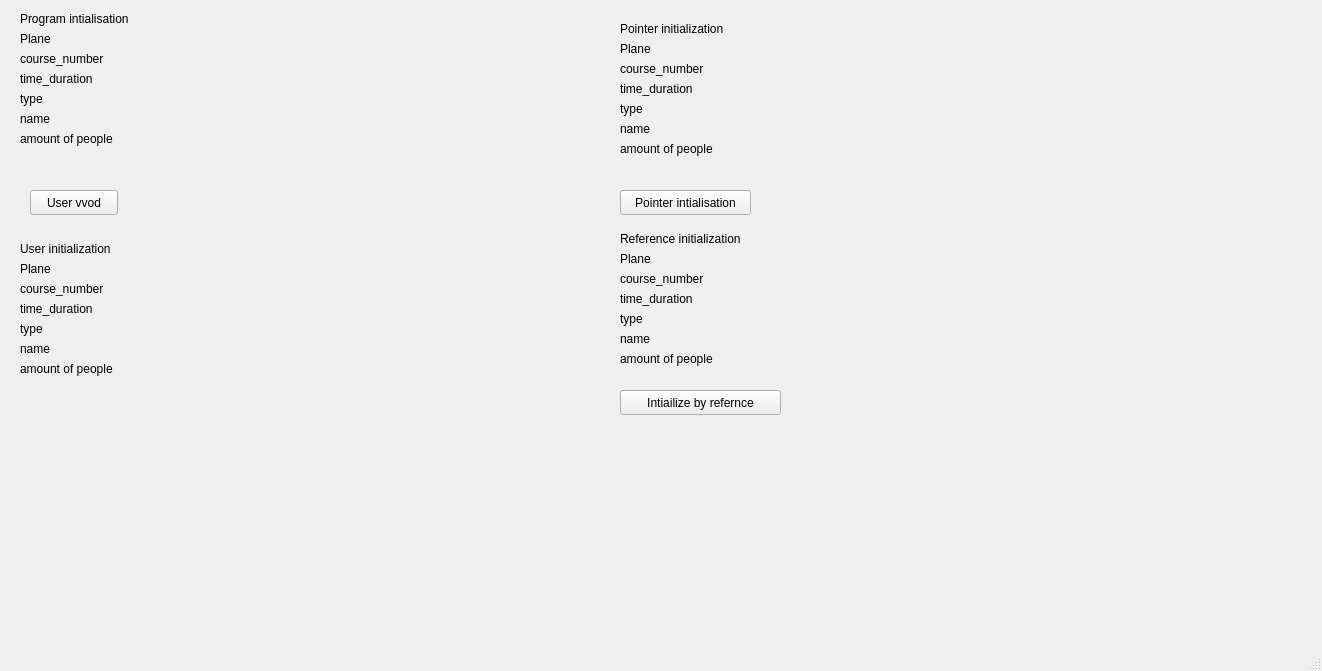
<?xml version="1.0" encoding="UTF-8"?>
<ui version="4.0">
 <class>MainWindow</class>
 <widget class="QMainWindow" name="MainWindow">
  <property name="geometry">
   <rect>
    <x>0</x>
    <y>0</y>
    <width>1322</width>
    <height>671</height>
   </rect>
  </property>
  <property name="windowTitle">
   <string>MainWindow</string>
  </property>
  <widget class="QWidget" name="centralwidget">
   <widget class="QLabel" name="label">
    <property name="geometry">
     <rect>
      <x>20</x>
      <y>30</y>
      <width>66</width>
      <height>17</height>
     </rect>
    </property>
    <property name="text">
     <string>Plane</string>
    </property>
   </widget>
   <widget class="QLabel" name="label_2">
    <property name="geometry">
     <rect>
      <x>20</x>
      <y>10</y>
      <width>141</width>
      <height>17</height>
     </rect>
    </property>
    <property name="text">
     <string>Program intialisation</string>
    </property>
   </widget>
   <widget class="QLabel" name="label_3">
    <property name="geometry">
     <rect>
      <x>20</x>
      <y>50</y>
      <width>131</width>
      <height>17</height>
     </rect>
    </property>
    <property name="text">
     <string>course_number</string>
    </property>
   </widget>
   <widget class="QLabel" name="label_4">
    <property name="geometry">
     <rect>
      <x>20</x>
      <y>70</y>
      <width>101</width>
      <height>17</height>
     </rect>
    </property>
    <property name="text">
     <string>time_duration</string>
    </property>
   </widget>
   <widget class="QLabel" name="label_5">
    <property name="geometry">
     <rect>
      <x>20</x>
      <y>90</y>
      <width>66</width>
      <height>17</height>
     </rect>
    </property>
    <property name="text">
     <string>type</string>
    </property>
   </widget>
   <widget class="QLabel" name="label_6">
    <property name="geometry">
     <rect>
      <x>20</x>
      <y>110</y>
      <width>66</width>
      <height>17</height>
     </rect>
    </property>
    <property name="text">
     <string>name</string>
    </property>
   </widget>
   <widget class="QLabel" name="label_7">
    <property name="geometry">
     <rect>
      <x>20</x>
      <y>130</y>
      <width>131</width>
      <height>17</height>
     </rect>
    </property>
    <property name="text">
     <string>amount of people</string>
    </property>
   </widget>
   <widget class="QPushButton" name="pushButton">
    <property name="geometry">
     <rect>
      <x>30</x>
      <y>190</y>
      <width>88</width>
      <height>25</height>
     </rect>
    </property>
    <property name="text">
     <string>User vvod</string>
    </property>
   </widget>
   <widget class="QLabel" name="label_8">
    <property name="geometry">
     <rect>
      <x>160</x>
      <y>50</y>
      <width>421</width>
      <height>91</height>
     </rect>
    </property>
    <property name="text">
     <string/>
    </property>
   </widget>
   <widget class="QLabel" name="label_9">
    <property name="geometry">
     <rect>
      <x>20</x>
      <y>240</y>
      <width>141</width>
      <height>17</height>
     </rect>
    </property>
    <property name="text">
     <string>User initialization</string>
    </property>
   </widget>
   <widget class="QLabel" name="label_10">
    <property name="geometry">
     <rect>
      <x>20</x>
      <y>340</y>
      <width>66</width>
      <height>17</height>
     </rect>
    </property>
    <property name="text">
     <string>name</string>
    </property>
   </widget>
   <widget class="QLabel" name="label_11">
    <property name="geometry">
     <rect>
      <x>20</x>
      <y>360</y>
      <width>131</width>
      <height>17</height>
     </rect>
    </property>
    <property name="text">
     <string>amount of people</string>
    </property>
   </widget>
   <widget class="QLabel" name="label_12">
    <property name="geometry">
     <rect>
      <x>20</x>
      <y>300</y>
      <width>101</width>
      <height>17</height>
     </rect>
    </property>
    <property name="text">
     <string>time_duration</string>
    </property>
   </widget>
   <widget class="QLabel" name="label_13">
    <property name="geometry">
     <rect>
      <x>20</x>
      <y>280</y>
      <width>131</width>
      <height>17</height>
     </rect>
    </property>
    <property name="text">
     <string>course_number</string>
    </property>
   </widget>
   <widget class="QLabel" name="label_14">
    <property name="geometry">
     <rect>
      <x>20</x>
      <y>320</y>
      <width>66</width>
      <height>17</height>
     </rect>
    </property>
    <property name="text">
     <string>type</string>
    </property>
   </widget>
   <widget class="QLabel" name="label_15">
    <property name="geometry">
     <rect>
      <x>20</x>
      <y>260</y>
      <width>66</width>
      <height>17</height>
     </rect>
    </property>
    <property name="text">
     <string>Plane</string>
    </property>
   </widget>
   <widget class="QLabel" name="label_16">
    <property name="geometry">
     <rect>
      <x>190</x>
      <y>240</y>
      <width>441</width>
      <height>131</height>
     </rect>
    </property>
    <property name="text">
     <string/>
    </property>
   </widget>
   <widget class="QLabel" name="label_17">
    <property name="geometry">
     <rect>
      <x>620</x>
      <y>60</y>
      <width>131</width>
      <height>17</height>
     </rect>
    </property>
    <property name="text">
     <string>course_number</string>
    </property>
   </widget>
   <widget class="QLabel" name="label_18">
    <property name="geometry">
     <rect>
      <x>620</x>
      <y>140</y>
      <width>131</width>
      <height>17</height>
     </rect>
    </property>
    <property name="text">
     <string>amount of people</string>
    </property>
   </widget>
   <widget class="QLabel" name="label_19">
    <property name="geometry">
     <rect>
      <x>620</x>
      <y>20</y>
      <width>141</width>
      <height>17</height>
     </rect>
    </property>
    <property name="text">
     <string>Pointer initialization</string>
    </property>
   </widget>
   <widget class="QLabel" name="label_20">
    <property name="geometry">
     <rect>
      <x>620</x>
      <y>120</y>
      <width>66</width>
      <height>17</height>
     </rect>
    </property>
    <property name="text">
     <string>name</string>
    </property>
   </widget>
   <widget class="QLabel" name="label_21">
    <property name="geometry">
     <rect>
      <x>620</x>
      <y>80</y>
      <width>101</width>
      <height>17</height>
     </rect>
    </property>
    <property name="text">
     <string>time_duration</string>
    </property>
   </widget>
   <widget class="QLabel" name="label_22">
    <property name="geometry">
     <rect>
      <x>620</x>
      <y>40</y>
      <width>66</width>
      <height>17</height>
     </rect>
    </property>
    <property name="text">
     <string>Plane</string>
    </property>
   </widget>
   <widget class="QLabel" name="label_23">
    <property name="geometry">
     <rect>
      <x>620</x>
      <y>100</y>
      <width>66</width>
      <height>17</height>
     </rect>
    </property>
    <property name="text">
     <string>type</string>
    </property>
   </widget>
   <widget class="QLabel" name="label_24">
    <property name="geometry">
     <rect>
      <x>780</x>
      <y>20</y>
      <width>431</width>
      <height>131</height>
     </rect>
    </property>
    <property name="text">
     <string/>
    </property>
   </widget>
   <widget class="QPushButton" name="pushButton_2">
    <property name="geometry">
     <rect>
      <x>620</x>
      <y>190</y>
      <width>131</width>
      <height>25</height>
     </rect>
    </property>
    <property name="text">
     <string>Pointer intialisation</string>
    </property>
   </widget>
   <widget class="QLabel" name="label_25">
    <property name="geometry">
     <rect>
      <x>620</x>
      <y>330</y>
      <width>66</width>
      <height>17</height>
     </rect>
    </property>
    <property name="text">
     <string>name</string>
    </property>
   </widget>
   <widget class="QLabel" name="label_26">
    <property name="geometry">
     <rect>
      <x>620</x>
      <y>290</y>
      <width>101</width>
      <height>17</height>
     </rect>
    </property>
    <property name="text">
     <string>time_duration</string>
    </property>
   </widget>
   <widget class="QLabel" name="label_27">
    <property name="geometry">
     <rect>
      <x>620</x>
      <y>230</y>
      <width>161</width>
      <height>17</height>
     </rect>
    </property>
    <property name="text">
     <string>Reference initialization</string>
    </property>
   </widget>
   <widget class="QLabel" name="label_28">
    <property name="geometry">
     <rect>
      <x>620</x>
      <y>350</y>
      <width>131</width>
      <height>17</height>
     </rect>
    </property>
    <property name="text">
     <string>amount of people</string>
    </property>
   </widget>
   <widget class="QLabel" name="label_29">
    <property name="geometry">
     <rect>
      <x>780</x>
      <y>230</y>
      <width>431</width>
      <height>131</height>
     </rect>
    </property>
    <property name="text">
     <string/>
    </property>
   </widget>
   <widget class="QLabel" name="label_30">
    <property name="geometry">
     <rect>
      <x>620</x>
      <y>310</y>
      <width>66</width>
      <height>17</height>
     </rect>
    </property>
    <property name="text">
     <string>type</string>
    </property>
   </widget>
   <widget class="QLabel" name="label_31">
    <property name="geometry">
     <rect>
      <x>620</x>
      <y>270</y>
      <width>131</width>
      <height>17</height>
     </rect>
    </property>
    <property name="text">
     <string>course_number</string>
    </property>
   </widget>
   <widget class="QLabel" name="label_32">
    <property name="geometry">
     <rect>
      <x>620</x>
      <y>250</y>
      <width>66</width>
      <height>17</height>
     </rect>
    </property>
    <property name="text">
     <string>Plane</string>
    </property>
   </widget>
   <widget class="QPushButton" name="pushButton_3">
    <property name="geometry">
     <rect>
      <x>620</x>
      <y>390</y>
      <width>161</width>
      <height>25</height>
     </rect>
    </property>
    <property name="text">
     <string>Intiailize by refernce</string>
    </property>
   </widget>
  </widget>
  <widget class="QMenuBar" name="menubar">
   <property name="geometry">
    <rect>
     <x>0</x>
     <y>0</y>
     <width>1322</width>
     <height>22</height>
    </rect>
   </property>
  </widget>
  <widget class="QStatusBar" name="statusbar"/>
 </widget>
 <resources/>
 <connections/>
</ui>
